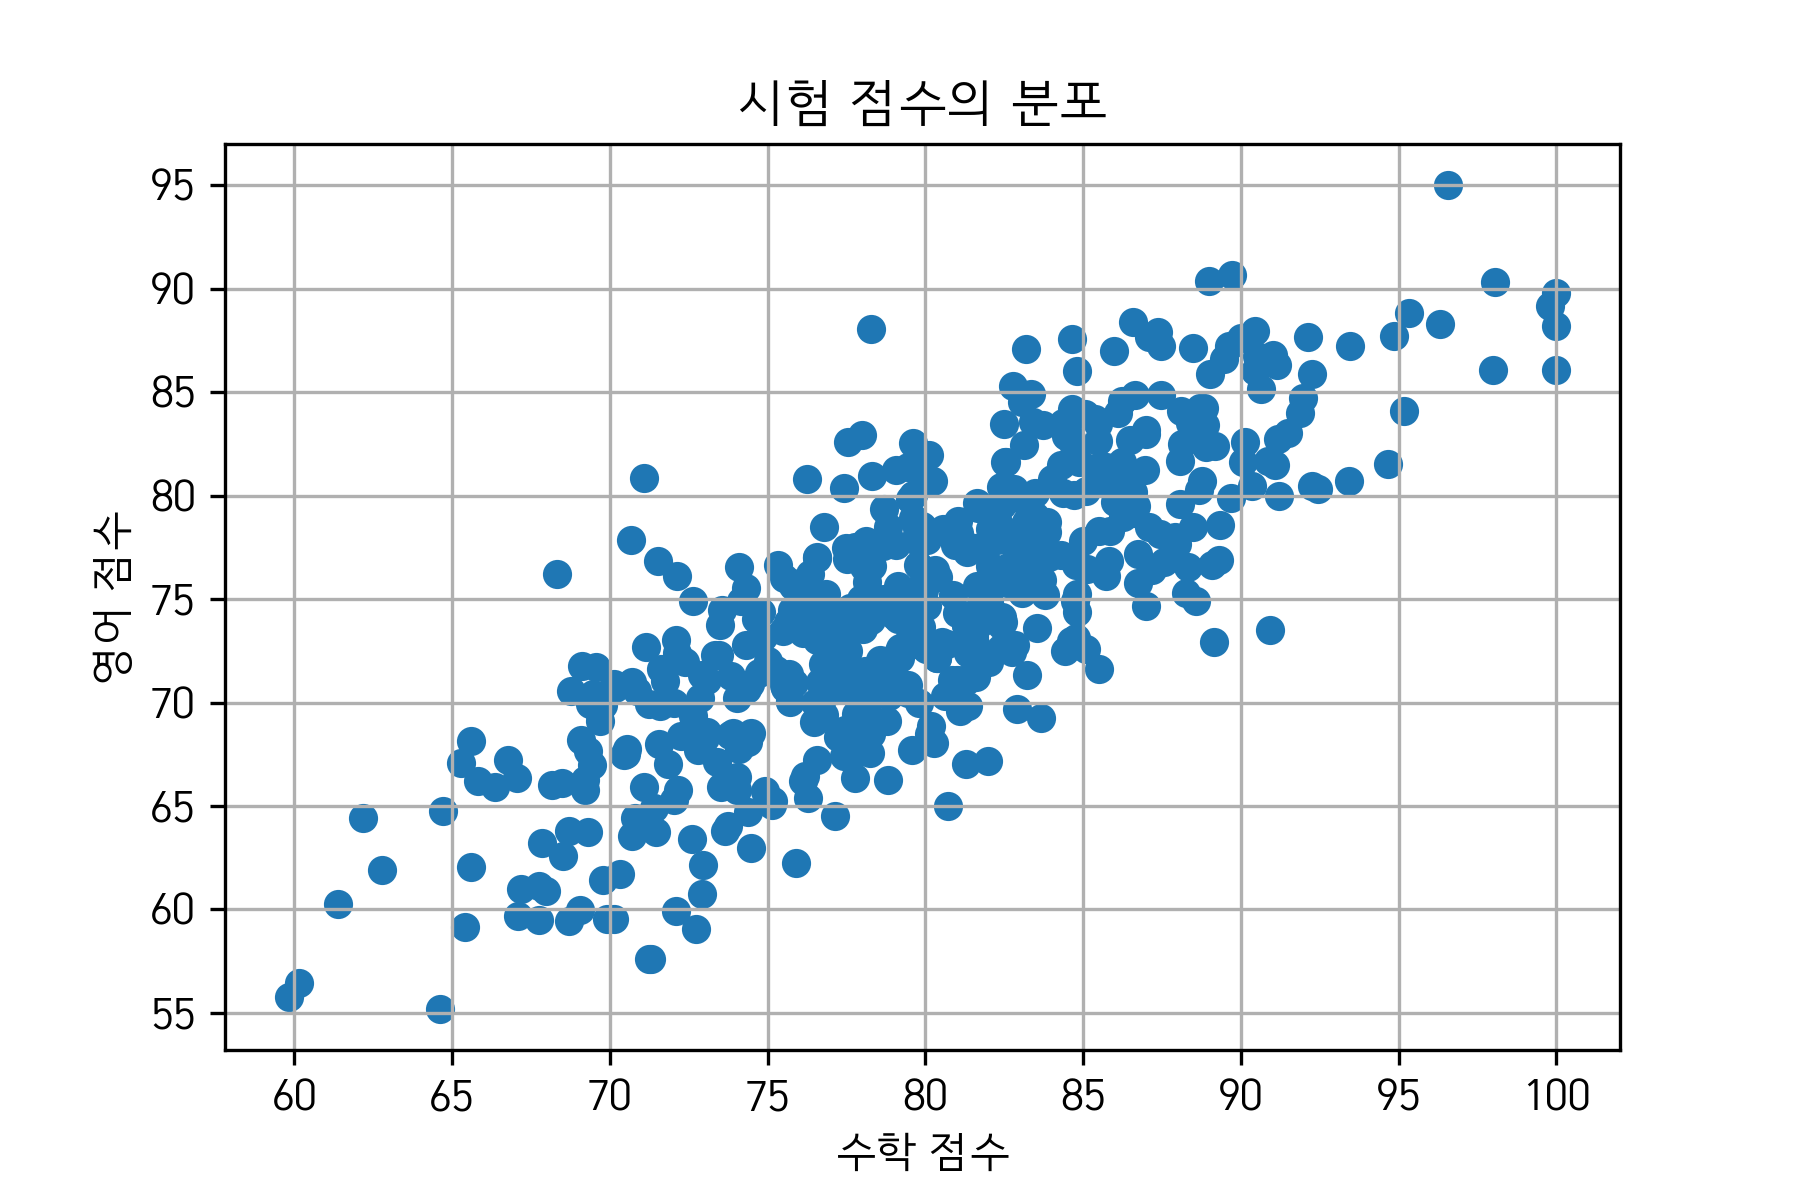

Source code (Python):
    # -*- coding: utf-8 -*-
"""
Created on Tue Jul 30 20:35:22 2019

@author: icbab
"""

import numpy as np
import matplotlib.pyplot as plt
import matplotlib
import matplotlib.font_manager as fm
import os

font_location = 'C:/HANDotum.ttf'  
                    # ex - 'C:/asiahead4.ttf'
font_name = fm.FontProperties(fname = font_location).get_name()
matplotlib.rc('font', family = font_name)


D = np.random.randn(2,500)

S = np.array([
        [2, 1],
        [1, 2]
        ]) / np.sqrt(10)

D = np.dot(S,D)

D = D * 10 + 80

for i in range(D.shape[0]):
    for j in range(D.shape[1]):
        if D[i][j] < 0:
            D[i][j] = np.abs(D[i][j])
        if D[i][j] >= 100:
            D[i][j] = 100

D[1,:] = D[1,:]-5

plt.scatter(D[0,:], D[1,:])
plt.title('시험 점수의 분포')
plt.xlabel('수학 점수')
plt.ylabel('영어 점수')
plt.grid(b=True)

savepath = 'C:/angeloyeo.github.io/pics/2019-08-20_correlation_and_inner_product/'

if not os.path.exists(savepath):
    os.makedirs(savepath)

plt.savefig(savepath + 'pic1.png', dpi = 300)
plt.show()